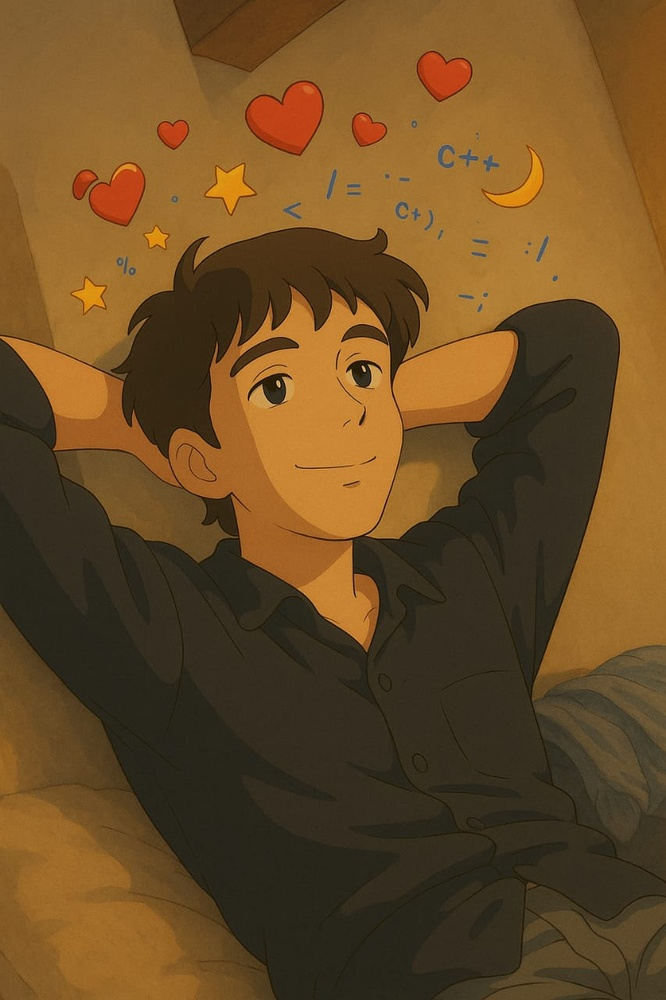
#> input picture 12_DFT/input12.jpg, 666 x 1000 px, shrunk from 853 x 1280 before the run
$ python program.py
#> lines starting #> are read from the running program, lines starting #| are printed output that depends on the picture
import cv2
import numpy as np

img = cv2.imread("input12.jpg", 0)
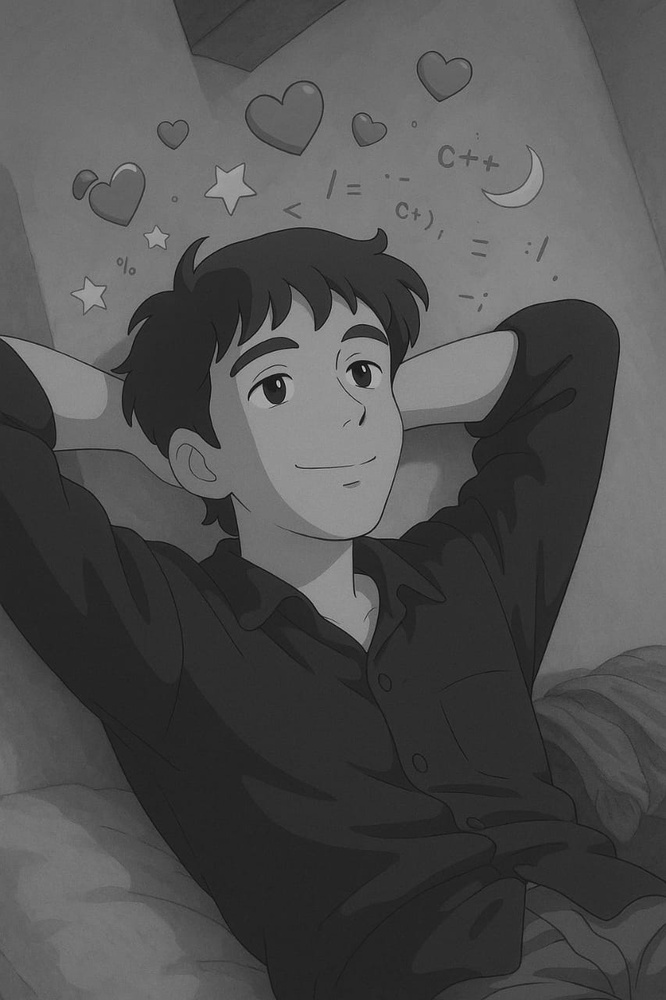
#> img: shape (1000, 666); min 4, max 229, mean 80.7

dft = cv2.dft(np.float32(img), flags=cv2.DFT_COMPLEX_OUTPUT)

shift = np.fft.fftshift(dft)

print("Image shape:", img.shape)
#| Image shape: (1000, 666)
print("DFT shape:", dft.shape)
#| DFT shape: (1000, 666, 2)
print("Shifted DFT shape:", shift.shape)
#| Shifted DFT shape: (1000, 666, 2)

mag = cv2.magnitude(shift[:,:,0], shift[:,:,1])
mag = cv2.normalize(mag, None, 0, 255, cv2.NORM_MINMAX)

cv2.imshow("Original", img)
cv2.imshow("DFT", mag)
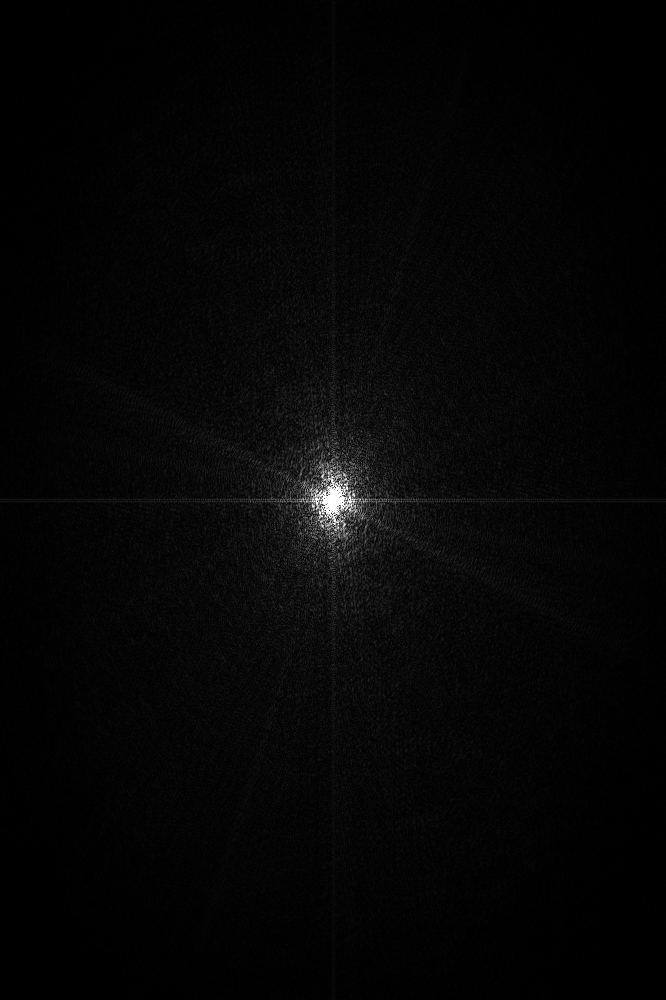
#> window 'DFT': shape (1000, 666); min 0, max 255, mean 5.6

cv2.imwrite("output.png", mag)

cv2.waitKey(0)
cv2.destroyAllWindows()
